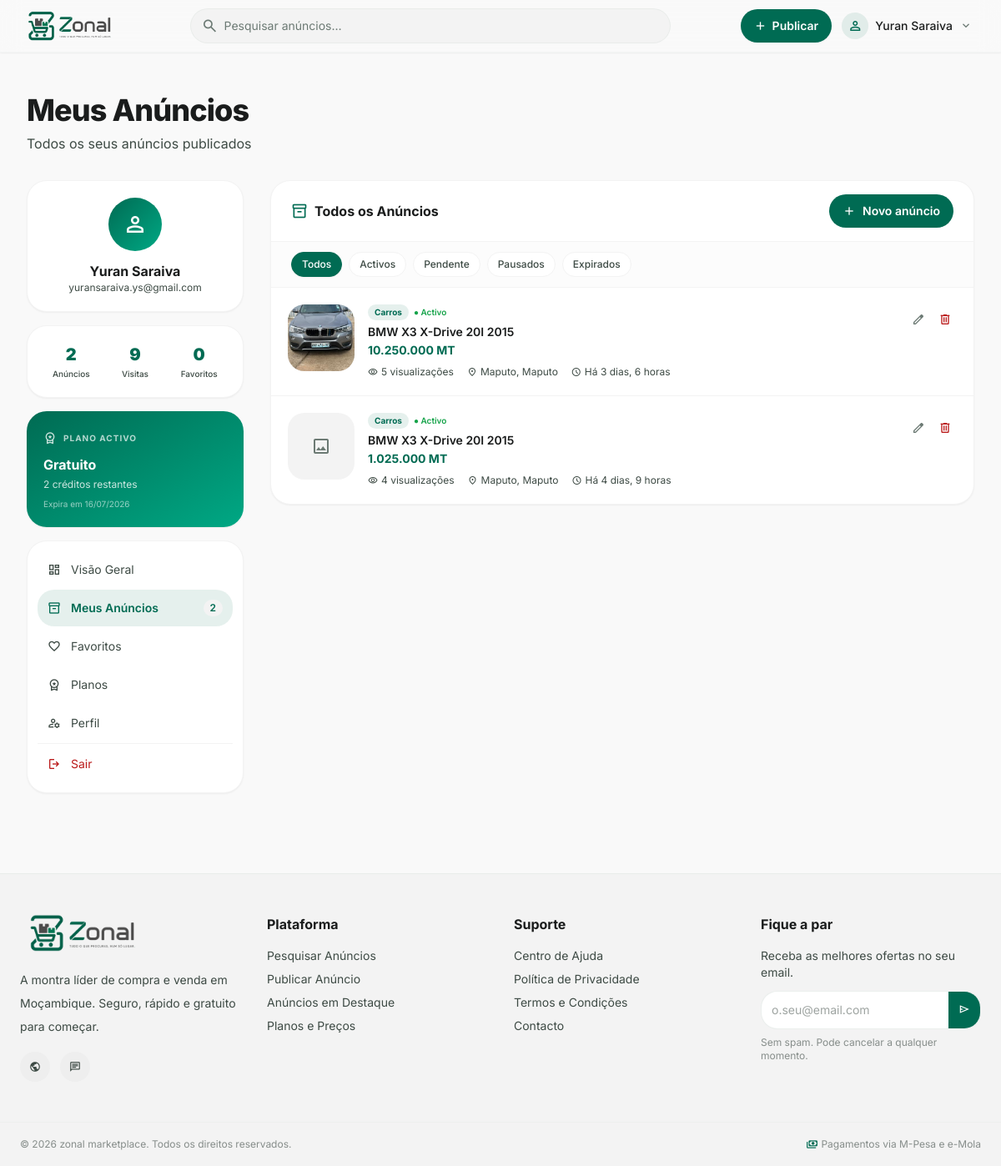
Page /dashboard/anuncios/ (signed in) on the earlier database version.
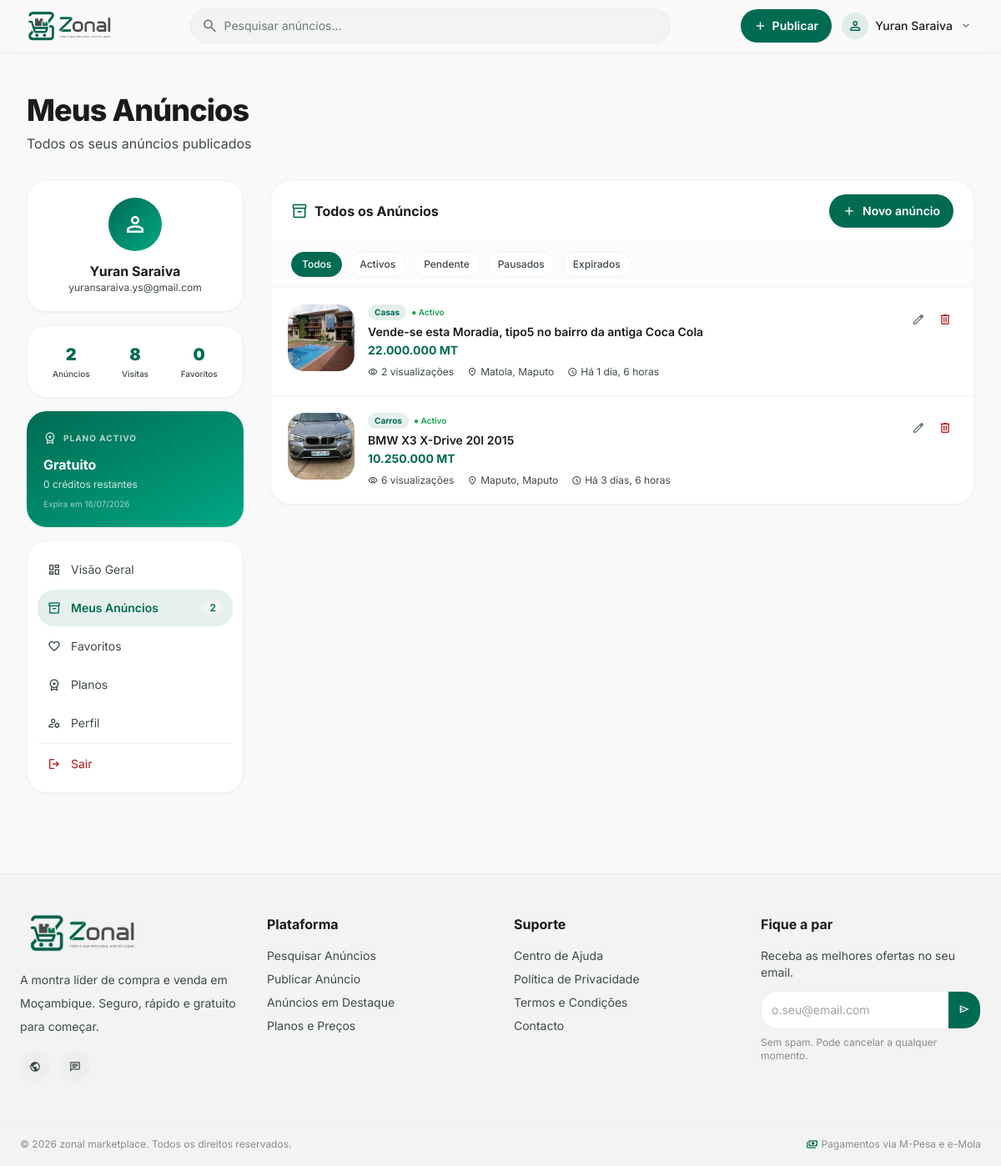
Same page on the later database version.
### apps/pagamentos/models.py (models this page shows, shortened)
class SubscricaoUtilizador(models.Model):
    ESTADO_CHOICES = [
        ('pendente', 'Pendente de Pagamento'),
        ('activa', 'Activa'),
        ('expirada', 'Expirada'),
        ('cancelada', 'Cancelada'),
    ]
    utilizador = models.ForeignKey(
        User,
        on_delete=models.CASCADE,
        related_name='subscricoes'
    )
    plano = models.ForeignKey(
        PlanoPublicacao,
        on_delete=models.PROTECT,
        related_name='subscricoes'
    )
    estado = models.CharField(
        max_length=20, choices=ESTADO_CHOICES, default='pendente'
    )
    creditos_totais = models.PositiveIntegerField(
        null=True, blank=True,
        help_text='Total de anúncios incluídos. Nulo = ilimitado.'
    )
    creditos_usados = models.PositiveIntegerField(default=0)
    inicio_em = models.DateTimeField(null=True, blank=True)
    expira_em = models.DateTimeField(null=True, blank=True)
    criado_em = models.DateTimeField(auto_now_add=True)
    actualizado_em = models.DateTimeField(auto_now=True)
    preco_pago = models.DecimalField(max_digits=12, decimal_places=2)
    class Meta:
        verbose_name = 'Subscrição'
        verbose_name_plural = 'Subscrições'
        ordering = ['-criado_em']
        indexes = [
            models.Index(fields=['utilizador', 'estado', 'expira_em']),
        ]
    @property
    def ilimitado(self):
        return self.creditos_totais is None
    @property
    def creditos_disponiveis(self):
        if self.ilimitado:
            return None  # sem limite
        return max(0, self.creditos_totais - self.creditos_usados)
    @property
    def expirada(self):
        if not self.expira_em:
            return False
        return timezone.now() > self.expira_em

class PlanoPublicacao(models.Model):
    TIPO_CHOICES = [
        ('avulso', 'Por Anúncio'),
        ('subscricao', 'Subscrição'),
    ]
    nome = models.CharField(max_length=100)
    descricao = models.TextField(blank=True)
    tipo = models.CharField(max_length=20, choices=TIPO_CHOICES)
    preco = models.DecimalField(
        max_digits=12, decimal_places=2,
        help_text='Preço em Meticais (MZN)'
    )
    max_anuncios = models.PositiveIntegerField(
        null=True, blank=True,
        help_text='Deixar em branco para ilimitado'
    )
    duracao_anuncio_dias = models.PositiveIntegerField(
        default=30,
        help_text='Duração de cada anúncio em dias'
    )
    duracao_subscricao_dias = models.PositiveIntegerField(
        default=30,
        help_text='Validade da subscrição em dias'
    )
    max_imagens = models.PositiveIntegerField(
        default=6,
        help_text='Número máximo de imagens por anúncio'
    )
    dias_destaque_incluidos = models.PositiveIntegerField(
        default=0,
        help_text='Dias de destaque automático incluídos em cada anúncio'
    )
    activo = models.BooleanField(default=True)
    ordem = models.PositiveIntegerField(
        default=0,
        help_text='Ordem de exibição na página de planos'
    )
    criado_em = models.DateTimeField(auto_now_add=True)
    actualizado_em = models.DateTimeField(auto_now=True)
    class Meta:
        verbose_name = 'Plano de publicação'
        verbose_name_plural = 'Planos de publicação'
        ordering = ['ordem', 'preco']
    @property
    def ilimitado(self):
        return self.max_anuncios is None

### apps/anuncios/models.py (models this page shows, shortened)
class Anuncio(models.Model):
    CONDICAO_CHOICES = [
        ('novo', 'Novo'),
        ('usado', 'Usado'),
        ('recondicionado', 'Recondicionado'),
    ]
    ESTADO_CHOICES = [
        ('rascunho', 'Rascunho'),
        ('pendente_pagamento', 'Pendente de Pagamento'),
        ('activo', 'Activo'),
        ('pausado', 'Pausado'),
        ('vendido', 'Vendido'),
        ('expirado', 'Expirado'),
        ('eliminado', 'Eliminado'),
        ('rejeitado', 'Rejeitado'),
    ]
    utilizador = models.ForeignKey(User, on_delete=models.CASCADE, related_name='anuncios')
    categoria = models.ForeignKey(Categoria, on_delete=models.PROTECT, related_name='anuncios')
    subscricao = models.ForeignKey(
        SubscricaoUtilizador,
        on_delete=models.SET_NULL,
        null=True, blank=True,
        related_name='anuncios_publicados',
        help_text='Subscrição/plano que foi consumido para publicar este anúncio'
    )
    titulo = models.CharField(max_length=100)
    descricao = models.TextField(max_length=2000)
    preco = models.DecimalField(max_digits=12, decimal_places=2)
    preco_negociavel = models.BooleanField(default=False)
    condicao = models.CharField(
        max_length=20, choices=CONDICAO_CHOICES, default='novo'
    )
    provincia = models.CharField(max_length=50)
    cidade = models.CharField(max_length=50)
    bairro = models.CharField(max_length=100, blank=True)
    estado = models.CharField(
        max_length=30, choices=ESTADO_CHOICES, default='pendente_pagamento'
    )
    motivo_rejeicao = models.TextField(blank=True)
    visualizacoes = models.PositiveIntegerField(default=0)
    contactos_recebidos = models.PositiveIntegerField(default=0)
    auto_renovar = models.BooleanField(default=False)
    criado_em = models.DateTimeField(auto_now_add=True)
    actualizado_em = models.DateTimeField(auto_now=True)
    expira_em = models.DateTimeField(null=True, blank=True)
    publicado_em = models.DateTimeField(null=True, blank=True)
    class Meta:
        verbose_name = 'Anúncio'
        verbose_name_plural = 'Anúncios'
        ordering = ['-publicado_em']
    @property
    def destacado(self):
        return self.destaques.filter(activo=True, fim_em__gt=timezone.now()).exists()

### apps/categorias/models.py (models this page shows, shortened)
class Categoria(models.Model):
    pai = models.ForeignKey(
        'self', on_delete=models.CASCADE,
        null=True, blank=True, related_name='subcategorias'
    )
    nome = models.CharField(max_length=100)
    slug = models.SlugField(max_length=100, unique=True)
    icone_url = models.CharField(max_length=255, blank=True)
    ordem = models.PositiveIntegerField(default=0)
    activa = models.BooleanField(default=True)
    nivel = models.PositiveIntegerField(default=0)
    class Meta:
        verbose_name = 'Categoria'
        verbose_name_plural = 'Categorias'
        ordering = ['ordem', 'nome']

### apps/anuncios/views.py (the view)
# urls.py: path('dashboard/anuncios/', views.meus_anuncios_view, name='meus-anuncios'),
@login_required
def meus_anuncios_view(request):
    ESTADO_FILTROS = [
        ('Todos', ''),
        ('Activos', 'activo'),
        ('Pendente', 'pendente_pagamento'),
        ('Pausados', 'pausado'),
        ('Expirados', 'expirado'),
    ]
    estado_actual = request.GET.get('estado', '')
    anuncios_qs = Anuncio.objects.filter(
        utilizador=request.user
    ).exclude(estado='eliminado').select_related('categoria').prefetch_related('imagens').order_by('-publicado_em')
    if estado_actual:
        anuncios_qs = anuncios_qs.filter(estado=estado_actual)
    paginator = Paginator(anuncios_qs, 10)
    page_obj = paginator.get_page(request.GET.get('page', 1))
    page_obj.object_list = [_anuncio_para_dict(a, request) for a in page_obj]
    ctx = _sidebar_context(request.user)
    ctx.update({
        'page_obj': page_obj,
        'estado_filtros': ESTADO_FILTROS,
        'estado_actual': estado_actual,
        'active_tab': 'anuncios',
        'page_title': 'Meus Anúncios',
        'page_subtitle': 'Todos os seus anúncios publicados',
    })
    return render(request, 'users/meus_anuncios.html', ctx)

### apps/anuncios/views.py (called while the page is built)
def _anuncio_para_dict(anuncio, request):
    imgs = list(anuncio.imagens.all())
    img = next(
        (i for i in imgs if i.principal),
        imgs[0] if imgs else None
    )
    return {
        'id': anuncio.id,
        'titulo': anuncio.titulo,
        'preco': anuncio.preco,
        'estado': anuncio.estado,
        'get_estado_display': anuncio.get_estado_display(),
        'categoria_nome': anuncio.categoria.nome,
        'visualizacoes': anuncio.visualizacoes,
        'publicado_em': anuncio.publicado_em,
        'provincia': anuncio.provincia,
        'cidade': anuncio.cidade,
        'condicao': anuncio.condicao,
        'imagem_principal': request.build_absolute_uri(img.imagem.url) if img else None,
        'destacado': anuncio.destacado,
    }

def _get_subscricao_activa(user):
    return (
        SubscricaoUtilizador.objects
        .filter(utilizador=user, estado='activa', expira_em__gt=timezone.now())
        .select_related('plano')
        .order_by('expira_em')
        .first()
    )

### templates/users/meus_anuncios.html (shortened to what the changed rows need)
{% extends "users/area_utilizador.html" %}
{% block area_content %}
<section class="bg-surface-container-lowest rounded-2xl shadow-sm border border-surface-container-low overflow-hidden">
    <div class="flex flex-col sm:flex-row sm:items-center justify-between gap-3 px-6 py-4 border-b border-surface-container-low">
        <h2 class="font-bold text-on-surface flex items-center gap-2">
            <span class="material-symbols-outlined text-primary text-xl">inventory_2</span>
            Todos os Anúncios
        </h2>
    </div>
    <div class="flex gap-2 flex-wrap px-6 py-3 border-b border-surface-container-low bg-surface-container-low/30">
        {% for label, value in estado_filtros %}
        <a href="?estado={{ value }}"
           class="px-3 py-1.5 rounded-full text-xs font-medium transition-all border
                  {% if estado_actual == value %}bg-primary text-on-primary border-primary shadow-sm
                  {% else %}bg-surface-container-lowest text-on-surface-variant border-surface-container-low hover:border-primary hover:text-primary{% endif %}">
            {{ label }}
        </a>
        {% endfor %}
    </div>
    <div class="divide-y divide-surface-container-low" id="lista-anuncios">
        {% for anuncio in page_obj %}
        <div class="flex gap-4 p-5 hover:bg-surface-container-low/40 transition-colors anuncio-item"
             data-id="{{ anuncio.id }}">
            <div class="w-20 h-20 flex-shrink-0 rounded-xl overflow-hidden bg-surface-container-low">
                {% if anuncio.imagem_principal %}
                <img class="w-full h-full object-cover" src="{{ anuncio.imagem_principal }}" alt="{{ anuncio.titulo }}"/>
                {% else %}
                <div class="w-full h-full flex items-center justify-center">
                    <span class="material-symbols-outlined text-outline">image</span>
                </div>
                {% endif %}
            </div>
            <div class="flex-1 min-w-0">
                <div class="flex items-start justify-between gap-2">
                    <div class="min-w-0">
                        <div class="flex flex-wrap items-center gap-1.5 mb-1">
                            <span class="text-[10px] font-bold bg-primary/10 text-primary px-2 py-0.5 rounded-full">
                                {{ anuncio.categoria_nome }}
                            </span>
                            <span class="text-[10px] font-semibold
                                {% if anuncio.estado == 'activo' %}text-green-600
                                {% elif anuncio.estado == 'expirado' %}text-error
                                {% elif anuncio.estado == 'pendente_pagamento' %}text-amber-500
                                {% elif anuncio.estado == 'pausado' %}text-blue-500
                                {% else %}text-on-surface-variant{% endif %}">
                                ● {{ anuncio.get_estado_display }}
                            </span>
                        </div>
                        <a href="{% url 'anuncio-detalhe-view' anuncio.id %}"
                           class="font-semibold text-on-surface hover:text-primary transition-colors text-sm line-clamp-1 block">
                            {{ anuncio.titulo }}
                        </a>
                        <p class="font-bold text-primary text-sm mt-0.5">{{ anuncio.preco|floatformat:0 }} MT</p>
                    </div>
                    <div class="flex gap-1 flex-shrink-0">
                        <a href="{% url 'anuncio-editar-view' anuncio.id %}"
                           class="p-1.5 rounded-lg hover:bg-surface-container-low transition-colors" title="Editar">
                            <span class="material-symbols-outlined text-outline text-base">edit</span>
                        </a>
                        <button onclick="eliminarAnuncio({{ anuncio.id }}, this)"
                                class="p-1.5 rounded-lg hover:bg-error-container/30 transition-colors" title="Eliminar">
                            <span class="material-symbols-outlined text-error text-base">delete</span>
                        </button>
                    </div>
                </div>
                <div class="flex flex-wrap items-center gap-4 mt-2 text-xs text-on-surface-variant">
                    <span class="flex items-center gap-1">
                        <span class="material-symbols-outlined text-[12px]">visibility</span>
                        {{ anuncio.visualizacoes }} visualizações
                    </span>
                    <span class="flex items-center gap-1">
                        <span class="material-symbols-outlined text-[12px]">location_on</span>
                        {{ anuncio.cidade }}, {{ anuncio.provincia }}
                    </span>
                    {% if anuncio.publicado_em %}
                    <span class="flex items-center gap-1">
                        <span class="material-symbols-outlined text-[12px]">schedule</span>
                        Há {{ anuncio.publicado_em|timesince }}
                    </span>
                    {% endif %}
                </div>
            </div>
        </div>
        {% endfor %}
    </div>
</section>
{% endblock %}

### templates/users/area_utilizador.html (shortened to what the changed rows need)
{% extends "base.html" %}
{% load static %}
{% block content %}
<main class="pt-24 pb-24 px-4 md:px-8 max-w-7xl mx-auto mt-4">
    <div class="mb-8">
        <h1 class="text-3xl md:text-4xl font-extrabold text-on-surface tracking-tight">
            {{ page_title|default:"Meu Painel" }}
        </h1>
    </div>
    <div class="grid grid-cols-1 lg:grid-cols-12 gap-8">
        <div class="lg:col-span-3">
            <aside class="sticky top-24 space-y-4">
                <div class="bg-surface-container-lowest rounded-2xl p-5 shadow-sm border border-surface-container-low">
                    <div class="grid grid-cols-3 gap-3 text-center">
                        <div>
                            <p class="text-xl font-black text-primary">{{ total_visualizacoes|default:0 }}</p>
                            <p class="text-[10px] text-on-surface-variant font-medium mt-0.5">Visitas</p>
                        </div>
                    </div>
                </div>
                {% if subscricao_activa %}
                <div class="bg-gradient-to-br from-primary to-primary-container rounded-2xl p-5 text-white shadow-sm">
                    <div class="flex items-center gap-2 mb-2">
                        <span class="material-symbols-outlined text-white/80 text-base">workspace_premium</span>
                        <span class="text-[10px] font-bold text-white/70 uppercase tracking-widest">Plano activo</span>
                    </div>
                    <p class="font-bold text-base">{{ subscricao_activa.plano.nome }}</p>
                    {% if subscricao_activa.ilimitado %}
                    <p class="text-xs text-white/80 mt-1">Anúncios ilimitados</p>
                    {% else %}
                    <p class="text-xs text-white/80 mt-1">
                        {{ subscricao_activa.creditos_disponiveis }} crédito{{ subscricao_activa.creditos_disponiveis|pluralize:"s" }} restante{{ subscricao_activa.creditos_disponiveis|pluralize:"s" }}
                    </p>
                    {% endif %}
                    <p class="text-[10px] text-white/60 mt-2">
                        Expira em {{ subscricao_activa.expira_em|date:"d/m/Y" }}
                    </p>
                </div>
                {% endif %}
            </aside>
        </div>
        <div class="lg:col-span-9 space-y-6">
            {% block area_content %}{% endblock %}
        </div>
    </div>
</main>
{% endblock %}

Differences in the rows shown:
no longer on this page (row edited): Anuncio: categoria_nome "Carros", estado "Activo", titulo "BMW X3 X-Drive 20I 2015", preco "1.025.000", visualizacoes "4", cidade "Maputo", provincia "Maputo", publicado_em "4 dias, 9 horas"
changed SubscricaoUtilizador "Gratuito": creditos_disponiveis "2" → "0"
added Anuncio: shows a picture, categoria_nome "Casas", estado "Activo", titulo "Vende-se esta Moradia, tipo5 no bairro da antiga Coca Cola", preco "22.000.000", visualizacoes "2", cidade "Matola", provincia "Maputo", publicado_em "1 dia, 6 horas"
changed Anuncio "BMW X3 X-Drive 20I 2015": visualizacoes "5" → "6"
Other differences:
{{ total_visualizacoes|default:0 }}: "9" → "8"
